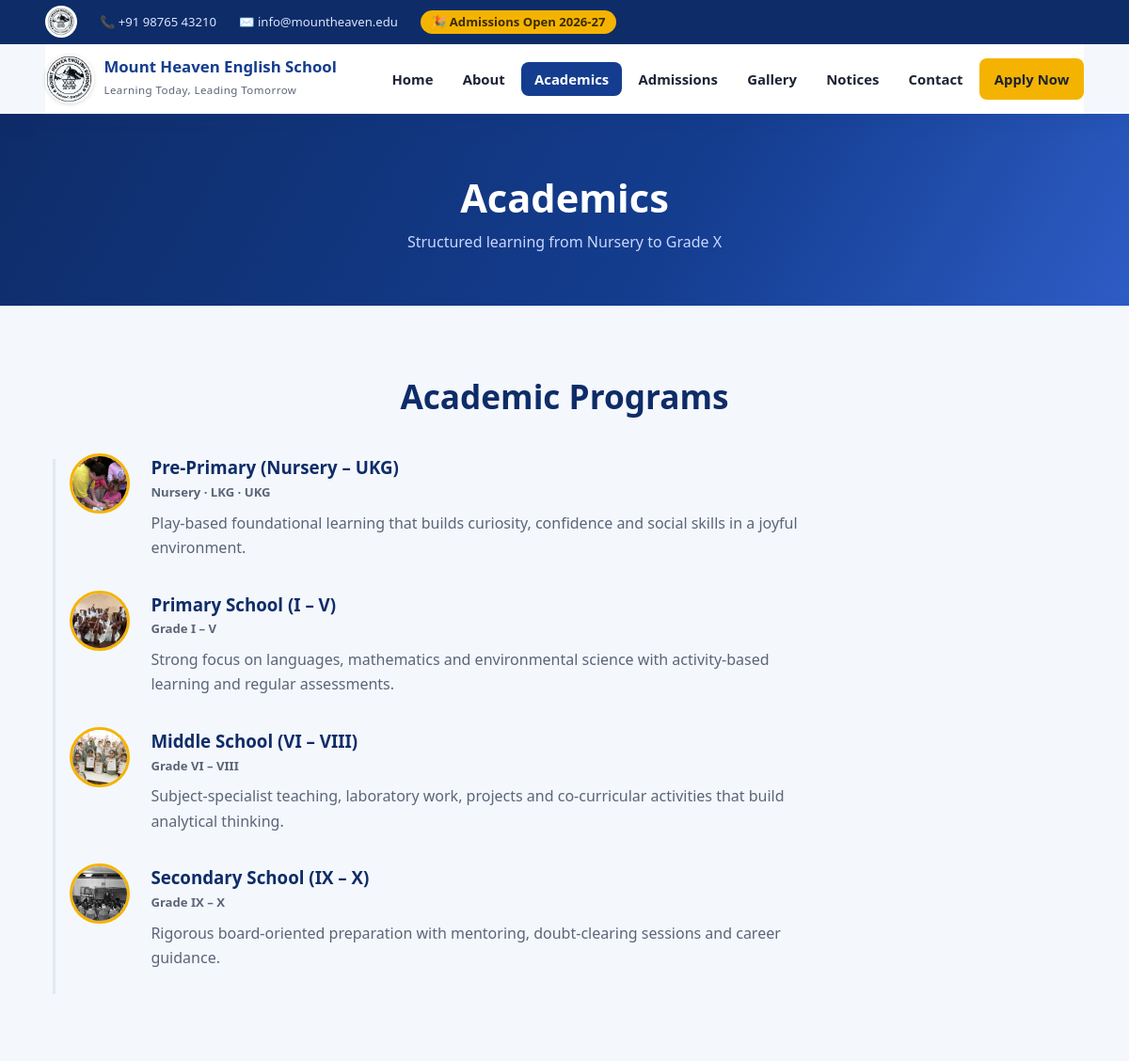
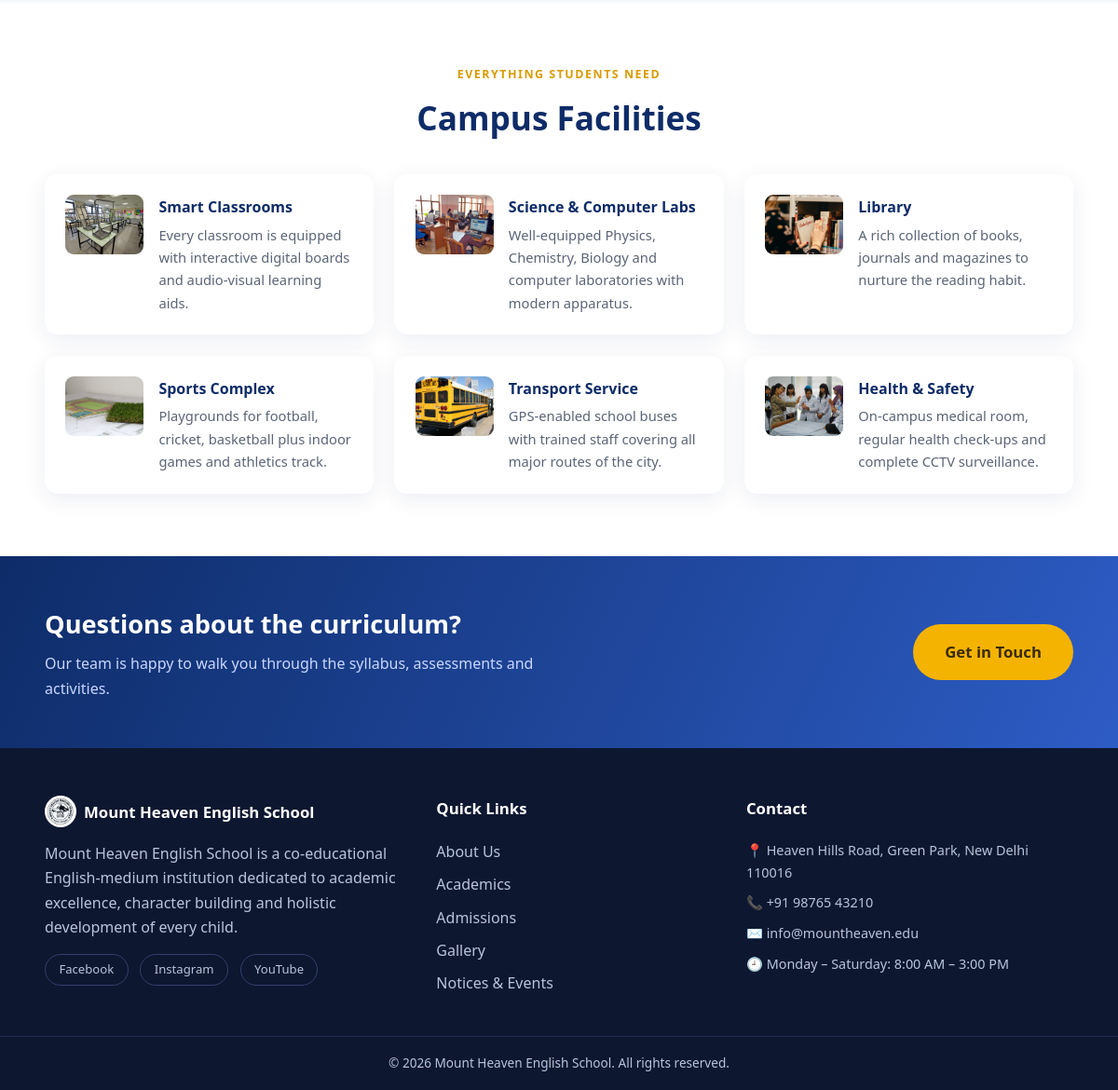
Screenshot of /academics with the database file from the repository (2 pictures, top to bottom).
### tables this page shows
CREATE TABLE IF NOT EXISTS programs (
    id INT UNSIGNED AUTO_INCREMENT PRIMARY KEY,
    title VARCHAR(150) NOT NULL,
    grades VARCHAR(120) NULL,
    description TEXT NULL,
    icon VARCHAR(60) NULL,
    photo VARCHAR(255) NULL,
    sort_order INT NOT NULL DEFAULT 0,
    active TINYINT(1) NOT NULL DEFAULT 1
);

CREATE TABLE IF NOT EXISTS facilities (
    id INT UNSIGNED AUTO_INCREMENT PRIMARY KEY,
    title VARCHAR(120) NOT NULL,
    description TEXT NULL,
    icon VARCHAR(60) NULL,
    photo VARCHAR(255) NULL,
    sort_order INT NOT NULL DEFAULT 0,
    active TINYINT(1) NOT NULL DEFAULT 1
);

### app/Core/View.php (called while the page is built, shortened)
<?php
class View
{
    public static function render(string $view, array $data = [], ?string $layout = null): string
    {
        $viewFile = BASE_PATH . '/app/Views/' . $view . '.php';
        extract($data, EXTR_SKIP);
        require $viewFile;
        $content = ob_get_clean();
        if ($layout !== null) {
            $layoutFile = BASE_PATH . '/app/Views/layouts/' . $layout . '.php';
            require $layoutFile;
            return ob_get_clean();
        }
        return $content;
    }
}

### app/Core/Controller.php (called while the page is built, shortened)
<?php
class Controller
{
    protected function view(string $view, array $data = [], ?string $layout = 'public'): string
    {
        return View::render($view, $data, $layout);
    }
}

### app/Controllers/HomeController.php (called while the page is built, shortened)
<?php
class HomeController extends Controller
{
    public function academics(): string
    {
        return $this->view('public/academics', [
            'programs'   => Database::fetchAll('SELECT * FROM programs WHERE active = 1 ORDER BY sort_order, id'),
            'facilities' => Database::fetchAll('SELECT * FROM facilities WHERE active = 1 ORDER BY sort_order, id'),
        ]);
    }
}

### public/index.php (called while the page is built, shortened)
<?php
require BASE_PATH . '/app/Core/helpers.php';
spl_autoload_register(static function (string $class): void {
    $prefix = 'App\\';
    if (str_starts_with($class, $prefix)) {
        $file = BASE_PATH . '/app/' . str_replace('\\', '/', substr($class, strlen($prefix))) . '.php';
    }
});
$router = new App\Core\Router();
$router->dispatch(
    $_SERVER['REQUEST_METHOD'] ?? 'GET',
    $_SERVER['REQUEST_URI'] ?? '/'
);

### app/Core/Database.php (called while the page is built, shortened)
<?php
class Database
{
    private static ?PDO $pdo = null;
    public static function pdo(): PDO
    {
        if (self::$pdo === null) {
            $cfg = config('db');
            $dsn = sprintf(
                'mysql:host=%s;port=%s;dbname=%s;charset=%s',
                $cfg['host'],
                $cfg['port'],
                $cfg['name'],
                $cfg['charset']
            );
            try {
                self::$pdo = new PDO($dsn, $cfg['user'], $cfg['pass'], [
                    PDO::ATTR_ERRMODE            => PDO::ERRMODE_EXCEPTION,
                    PDO::ATTR_DEFAULT_FETCH_MODE => PDO::FETCH_ASSOC,
                    PDO::ATTR_EMULATE_PREPARES   => false,
                ]);
            } catch (PDOException $e) {
                self::fail($e);
            }
        }
        return self::$pdo;
    }
    public static function run(string $sql, array $params = []): PDOStatement
    {
        $stmt = self::pdo()->prepare($sql);
        $stmt->execute($params);
        return $stmt;
    }
    public static function fetchAll(string $sql, array $params = []): array
    {
        return self::run($sql, $params)->fetchAll();
    }
}

### app/Core/helpers.php (called while the page is built, shortened)
<?php
if (!function_exists('e')) {
    function e($value): string
    {
        return htmlspecialchars((string) ($value ?? ''), ENT_QUOTES, 'UTF-8');
    }
}
if (!function_exists('app_base')) {
    function app_base(): string
    {
        static $base = null;
        if ($base !== null) {
            return $base;
        }
        $docRoot   = realpath((string) ($_SERVER['DOCUMENT_ROOT'] ?? '')) ?: '';
        $scriptDir = realpath(dirname((string) ($_SERVER['SCRIPT_FILENAME'] ?? ''))) ?: '';
        if ($docRoot !== '' && $docRoot !== '/' && $scriptDir !== '' && str_starts_with($scriptDir, $docRoot)) {
            $base = rtrim(substr($scriptDir, strlen($docRoot)), '/');
            return $base;
        }
        $base = '';
        return $base;
    }
}
if (!function_exists('public_base')) {
    function public_base(): string
    {
        static $base = null;
        if ($base !== null) {
            return $base;
        }
        $docRoot = realpath((string) ($_SERVER['DOCUMENT_ROOT'] ?? '')) ?: '';
        $base = ($docRoot !== '' && $docRoot === realpath(BASE_PATH . '/public'))
            ? ''
            : app_base() . '/public';
        return $base;
    }
}
if (!function_exists('url')) {
    function url(string $path = ''): string
    {
        return app_base() . '/' . ltrim($path, '/');
    }
}
if (!function_exists('upload_url')) {
    function upload_url(?string $path): string
    {
        return public_base() . '/uploads/' . ltrim($path, '/');
    }
}
if (!function_exists('setting')) {
    function setting(string $key, $default = '')
    {
        static $cache = null;
        if ($cache === null) {
            $cache = [];
            try {
                foreach (Database::fetchAll('SELECT `key`, `value` FROM settings') as $row) {
                    $cache[$row['key']] = $row['value'];
                }
            } catch (\Throwable $e) {
            }
        }
        return $cache[$key] ?? $default;
    }
}
if (!function_exists('current_path')) {
    function current_path(): string
    {
        $current = parse_url($_SERVER['REQUEST_URI'] ?? '/', PHP_URL_PATH) ?: '/';
        $base = app_base();
        return '/' . ltrim($current, '/');
    }
}
if (!function_exists('is_active_path')) {
    function is_active_path(string $path): bool
    {
        $current = current_path();
        if ($path === '/') {
            return $current === '/' || $current === '';
        }
        return str_starts_with($current, '/' . ltrim($path, '/'));
    }
}

### app/Views/public/academics.php (the view, shortened to what this page needs)
<section class="page-head">
  <div class="container">
    <h1>Academics</h1>
    <p>Structured learning from Nursery to Grade X</p>
  </div>
</section>
<section class="section">
  <div class="container">
    <h2 class="section-title center">Academic Programs</h2>
    <div class="timeline">
      <?php foreach ($programs as $p): ?>
        <div class="timeline-item">
          <?php if (!empty($p['photo'])): ?>
            <div class="timeline-photo"><img src="<?= e(upload_url($p['photo'])) ?>" alt="<?= e($p['title']) ?>" loading="lazy"></div>
          <?php else: ?>
            <div class="timeline-icon"><?= e($p['icon']) ?></div>
          <?php endif; ?>
          <div class="timeline-body">
            <h3><?= e($p['title']) ?></h3>
            <p class="grades"><?= e($p['grades']) ?></p>
            <p><?= e($p['description']) ?></p>
          </div>
        </div>
      <?php endforeach; ?>
    </div>
  </div>
</section>
<section class="section section-alt">
  <div class="container">
    <p class="eyebrow center">Everything Students Need</p>
    <h2 class="section-title center">Campus Facilities</h2>
    <div class="grid grid-3">
      <?php foreach ($facilities as $f): ?>
        <div class="facility boxed">
          <?php if (!empty($f['photo'])): ?>
            <span class="facility-photo"><img src="<?= e(upload_url($f['photo'])) ?>" alt="<?= e($f['title']) ?>" loading="lazy"></span>
          <?php else: ?>
            <span class="facility-icon"><?= e($f['icon']) ?></span>
          <?php endif; ?>
          <div>
            <h4><?= e($f['title']) ?></h4>
            <p><?= e($f['description']) ?></p>
          </div>
        </div>
      <?php endforeach; ?>
    </div>
  </div>
</section>
<section class="cta">
  <div class="container cta-inner">
    <div>
      <h2>Questions about the curriculum?</h2>
      <p>Our team is happy to walk you through the syllabus, assessments and activities.</p>
    </div>
    <a class="btn btn-gold btn-lg" href="<?= url('/contact') ?>">Get in Touch</a>
  </div>
</section>

### app/Core/Router.php (shortened to what this page needs)
<?php
class Router
{
    private array $routes = [];
    private function add(string $method, string $path, array|callable $handler): void
    {
        $pattern = '#^' . preg_replace('#\{([a-zA-Z_]+)\}#', '(?P<$1>[^/]+)', rtrim($path, '/') ?: '/') . '$#u';
        $this->routes[$method][] = ['pattern' => $pattern, 'handler' => $handler];
    }
    public function dispatch(string $method, string $uri): void
    {
        $path = parse_url($uri, PHP_URL_PATH) ?: '/';
        $base = app_base();
        $path = '/' . ltrim($path, '/');
        if ($path !== '/') {
            $path = rtrim($path, '/');
        }
        foreach ($this->routes[$method] ?? [] as $route) {
            if (preg_match($route['pattern'], $path, $m)) {
                $params = array_values(array_filter($m, 'is_string', ARRAY_FILTER_USE_KEY));
                $handler = $route['handler'];
                if (is_array($handler)) {
                    [$class, $action] = $handler;
                    $controller = new $class();
                    $result = $controller->{$action}(...$params);
                } else {
                    $result = $handler(...$params);
                }
                echo $result;
                return;
            }
        }
    }
}

### public/assets/css/style.css (style rules this page uses)
:root { --primary: #143d8f; --primary-dark: #0e2c68; --accent: #f5b301; --accent-dark: #d99b00; --bg: #f4f7fc; --surface: #ffffff; --text: #1c2333; --muted: #5b6577; --border: #e3e9f2; --success: #1d9a6c; --danger: #d64545; --radius: 14px; --shadow: 0 6px 24px rgba(16, 42, 96, 0.08); --shadow-lg: 0 16px 40px rgba(16, 42, 96, 0.14); }
* { margin: 0; padding: 0; box-sizing: border-box; }
html { scroll-behavior: smooth; }
body { font-family: 'Segoe UI', system-ui, -apple-system, sans-serif; color: var(--text); background: var(--bg); line-height: 1.65; }
img { max-width: 100%; display: block; }
a { color: var(--primary); text-decoration: none; }
.container { width: min(1180px, 92%); margin-inline: auto; }
.btn { display: inline-block; padding: 0.72rem 1.5rem; border-radius: 999px; border: 2px solid transparent; font-weight: 700; font-size: 0.95rem; cursor: pointer; transition: all .22s ease; }
.btn-gold { background: var(--accent); color: #3a2c00; }
.btn-lg { padding: 0.9rem 2rem; font-size: 1.05rem; }
.section { padding: 4.2rem 0; }
.section-alt { background: var(--surface); }
.eyebrow { color: var(--accent-dark); font-weight: 800; letter-spacing: .12em; text-transform: uppercase; font-size: .78rem; margin-bottom: .4rem; }
.eyebrow.center { text-align: center; }
.section-title { font-size: clamp(1.6rem, 3vw, 2.2rem); color: var(--primary-dark); margin-bottom: 2rem; }
.section-title.center { text-align: center; }
.grid { display: grid; gap: 1.4rem; }
.grid-3 { grid-template-columns: repeat(3, 1fr); }
.facility-photo { flex: none; width: 84px; height: 64px; border-radius: 9px; overflow: hidden; display: block; background: var(--bg); }
.facility-photo img { width: 100%; height: 100%; object-fit: cover; display: block; }
.timeline-photo { flex: none; width: 64px; height: 64px; border-radius: 50%; overflow: hidden; background: var(--bg); border: 3px solid var(--accent); }
.timeline-photo img { width: 100%; height: 100%; object-fit: cover; display: block; }
.grades { color: var(--accent-dark); font-weight: 700; font-size: .82rem; margin-bottom: .5rem; }
.facility { display: flex; gap: 1rem; align-items: flex-start; padding: 1rem; border-radius: var(--radius); }
.facility.boxed { background: var(--surface); box-shadow: var(--shadow); padding: 1.4rem; }
.facility h4 { color: var(--primary-dark); margin-bottom: .25rem; }
.facility p { color: var(--muted); font-size: .92rem; }
.page-head { background: linear-gradient(120deg, var(--primary-dark), var(--primary) 60%, #2d5cc5); color: #fff; padding: 3.4rem 0; text-align: center; }
.page-head h1 { font-size: clamp(1.8rem, 4vw, 2.6rem); }
.page-head p { color: #c9d7ff; }
.timeline { position: relative; padding-left: 26px; }
.timeline::before { content: ''; position: absolute; left: 8px; top: 6px; bottom: 6px; width: 3px; background: var(--border); }
.timeline-item { position: relative; padding-bottom: 2rem; display: flex; gap: 1.4rem; }
.timeline-body h3 { color: var(--primary-dark); }
.timeline-body p { color: var(--muted); max-width: 720px; }
.cta { background: linear-gradient(115deg, var(--primary-dark), #2d5cc5); color: #fff; padding: 3.2rem 0; }
.cta-inner { display: flex; align-items: center; justify-content: space-between; gap: 2rem; flex-wrap: wrap; }
.cta h2 { font-size: 1.7rem; margin-bottom: .4rem; }
.cta p { color: #c9d7ff; max-width: 560px; }

### rows the page displays
programs: photo (picture), title "Pre-Primary (Nursery – UKG)", grades "Nursery · LKG · UKG", description "Play-based foundational learning that builds curiosity, confidence and social skills in a joyful environment."
programs: photo (picture), title "Primary School (I – V)", grades "Grade I – V", description "Strong focus on languages, mathematics and environmental science with activity-based learning and regular assessments."
programs: photo (picture), title "Middle School (VI – VIII)", grades "Grade VI – VIII", description "Subject-specialist teaching, laboratory work, projects and co-curricular activities that build analytical thinking."
programs: photo (picture), title "Secondary School (IX – X)", grades "Grade IX – X", description "Rigorous board-oriented preparation with mentoring, doubt-clearing sessions and career guidance."
facilities: photo (picture), title "Smart Classrooms", description "Every classroom is equipped with interactive digital boards and audio-visual learning aids."
facilities: photo (picture), title "Science & Computer Labs", description "Well-equipped Physics, Chemistry, Biology and computer laboratories with modern apparatus."
facilities: photo (picture), title "Library", description "A rich collection of books, journals and magazines to nurture the reading habit."
facilities: photo (picture), title "Sports Complex", description "Playgrounds for football, cricket, basketball plus indoor games and athletics track."
facilities: photo (picture), title "Transport Service", description "GPS-enabled school buses with trained staff covering all major routes of the city."
facilities: photo (picture), title "Health & Safety", description "On-campus medical room, regular health check-ups and complete CCTV surveillance."

### other values shown
setting('phone') "+91 98765 43210"
setting('email') "info@mountheaven.edu"
setting('site_name') "Mount Heaven English School"
setting('site_tagline') "Learning Today, Leading Tomorrow"
str_limit(setting('about_short'), 180) "Mount Heaven English School is a co-educational English-medium institution dedicated to academic excellence, character building and holistic development of every child."
setting('address') "Heaven Hills Road, Green Park, New Delhi 110016"
setting('office_hours') "Monday – Saturday: 8:00 AM – 3:00 PM"
